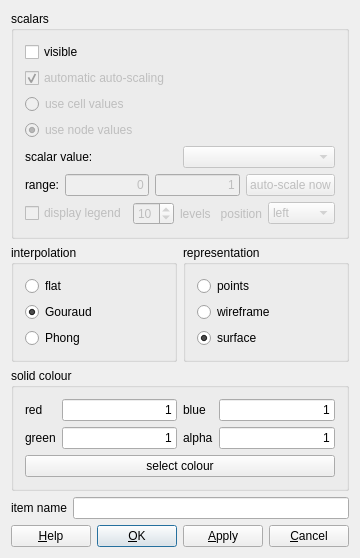
<?xml version="1.0" encoding="UTF-8"?>
<ui version="4.0">
 <class>DisplayConfig</class>
 <widget class="QDialog" name="DisplayConfig">
  <property name="geometry">
   <rect>
    <x>0</x>
    <y>0</y>
    <width>349</width>
    <height>552</height>
   </rect>
  </property>
  <property name="windowTitle">
   <string>configure display</string>
  </property>
  <layout class="QVBoxLayout" name="verticalLayout_4">
   <item>
    <layout class="QVBoxLayout" name="verticalLayout">
     <item>
      <widget class="Q3GroupBox" name="groupBox1">
       <property name="title">
        <string>scalars</string>
       </property>
       <layout class="QVBoxLayout" name="verticalLayout_3">
        <item>
         <widget class="QCheckBox" name="checkBoxScalars">
          <property name="text">
           <string>visible</string>
          </property>
          <property name="checked">
           <bool>false</bool>
          </property>
         </widget>
        </item>
        <item>
         <widget class="QCheckBox" name="checkBoxAutoScale">
          <property name="enabled">
           <bool>false</bool>
          </property>
          <property name="text">
           <string>automatic auto-scaling</string>
          </property>
          <property name="checked">
           <bool>true</bool>
          </property>
         </widget>
        </item>
        <item>
         <widget class="QRadioButton" name="radioButtonCells">
          <property name="enabled">
           <bool>false</bool>
          </property>
          <property name="text">
           <string>use cell values</string>
          </property>
         </widget>
        </item>
        <item>
         <widget class="QRadioButton" name="radioButtonNodes">
          <property name="enabled">
           <bool>false</bool>
          </property>
          <property name="text">
           <string>use node values</string>
          </property>
          <property name="checked">
           <bool>true</bool>
          </property>
         </widget>
        </item>
        <item>
         <layout class="QHBoxLayout" name="horizontalLayout_3">
          <item>
           <widget class="QLabel" name="label">
            <property name="text">
             <string>scalar value:</string>
            </property>
           </widget>
          </item>
          <item>
           <widget class="QComboBox" name="comboBoxScalar">
            <property name="enabled">
             <bool>false</bool>
            </property>
           </widget>
          </item>
         </layout>
        </item>
        <item>
         <layout class="QHBoxLayout" name="horizontalLayout">
          <item>
           <widget class="QLabel" name="textLabel1">
            <property name="text">
             <string>range:</string>
            </property>
            <property name="alignment">
             <set>Qt::AlignRight|Qt::AlignTrailing|Qt::AlignVCenter</set>
            </property>
            <property name="wordWrap">
             <bool>false</bool>
            </property>
           </widget>
          </item>
          <item>
           <widget class="QLineEdit" name="lineEditRangeMin">
            <property name="enabled">
             <bool>false</bool>
            </property>
            <property name="text">
             <string>0</string>
            </property>
            <property name="alignment">
             <set>Qt::AlignRight</set>
            </property>
           </widget>
          </item>
          <item>
           <widget class="QLineEdit" name="lineEditRangeMax">
            <property name="enabled">
             <bool>false</bool>
            </property>
            <property name="text">
             <string>1</string>
            </property>
            <property name="alignment">
             <set>Qt::AlignRight</set>
            </property>
           </widget>
          </item>
          <item>
           <widget class="QPushButton" name="pushButtonAutoScale">
            <property name="enabled">
             <bool>false</bool>
            </property>
            <property name="text">
             <string>auto-scale now</string>
            </property>
           </widget>
          </item>
         </layout>
        </item>
        <item>
         <layout class="QHBoxLayout" name="horizontalLayout_2">
          <item>
           <widget class="QCheckBox" name="checkBoxLegend">
            <property name="enabled">
             <bool>false</bool>
            </property>
            <property name="text">
             <string>display legend</string>
            </property>
            <property name="checked">
             <bool>false</bool>
            </property>
           </widget>
          </item>
          <item>
           <widget class="QSpinBox" name="spinBoxLevels">
            <property name="enabled">
             <bool>false</bool>
            </property>
            <property name="minimum">
             <number>2</number>
            </property>
            <property name="value">
             <number>10</number>
            </property>
           </widget>
          </item>
          <item>
           <widget class="QLabel" name="textLabel1_3">
            <property name="enabled">
             <bool>false</bool>
            </property>
            <property name="text">
             <string>levels</string>
            </property>
            <property name="wordWrap">
             <bool>false</bool>
            </property>
           </widget>
          </item>
          <item>
           <widget class="QLabel" name="textLabel2">
            <property name="enabled">
             <bool>false</bool>
            </property>
            <property name="text">
             <string>position</string>
            </property>
            <property name="alignment">
             <set>Qt::AlignRight|Qt::AlignTrailing|Qt::AlignVCenter</set>
            </property>
            <property name="wordWrap">
             <bool>false</bool>
            </property>
           </widget>
          </item>
          <item>
           <widget class="QComboBox" name="comboBoxPosition">
            <property name="enabled">
             <bool>false</bool>
            </property>
            <item>
             <property name="text">
              <string>left</string>
             </property>
            </item>
            <item>
             <property name="text">
              <string>bottom</string>
             </property>
            </item>
            <item>
             <property name="text">
              <string>right</string>
             </property>
            </item>
            <item>
             <property name="text">
              <string>top</string>
             </property>
            </item>
           </widget>
          </item>
         </layout>
        </item>
       </layout>
      </widget>
     </item>
     <item>
      <layout class="QHBoxLayout" name="horizontalLayout_4">
       <item>
        <widget class="Q3ButtonGroup" name="buttonGroup1">
         <property name="title">
          <string>interpolation</string>
         </property>
         <layout class="QVBoxLayout">
          <item>
           <widget class="QRadioButton" name="radioButtonFlat">
            <property name="text">
             <string>flat</string>
            </property>
           </widget>
          </item>
          <item>
           <widget class="QRadioButton" name="radioButtonGouraud">
            <property name="text">
             <string>Gouraud</string>
            </property>
            <property name="checked">
             <bool>true</bool>
            </property>
           </widget>
          </item>
          <item>
           <widget class="QRadioButton" name="radioButtonPhong">
            <property name="text">
             <string>Phong</string>
            </property>
           </widget>
          </item>
         </layout>
        </widget>
       </item>
       <item>
        <widget class="Q3ButtonGroup" name="buttonGroup1_2">
         <property name="title">
          <string>representation</string>
         </property>
         <layout class="QVBoxLayout">
          <item>
           <widget class="QRadioButton" name="radioButtonRenderPoints">
            <property name="text">
             <string>points</string>
            </property>
           </widget>
          </item>
          <item>
           <widget class="QRadioButton" name="radioButtonRenderWireFrame">
            <property name="text">
             <string>wireframe</string>
            </property>
           </widget>
          </item>
          <item>
           <widget class="QRadioButton" name="radioButtonRenderSurface">
            <property name="text">
             <string>surface</string>
            </property>
            <property name="checked">
             <bool>true</bool>
            </property>
           </widget>
          </item>
         </layout>
        </widget>
       </item>
      </layout>
     </item>
     <item>
      <widget class="Q3GroupBox" name="groupBox2">
       <property name="title">
        <string>solid colour</string>
       </property>
       <layout class="QHBoxLayout" name="horizontalLayout_7">
        <item>
         <layout class="QVBoxLayout" name="verticalLayout_2">
          <item>
           <layout class="QHBoxLayout" name="horizontalLayout_8">
            <item>
             <layout class="QFormLayout" name="formLayout">
              <item row="0" column="1">
               <widget class="QLineEdit" name="lineEditRed">
                <property name="text">
                 <string>1</string>
                </property>
                <property name="alignment">
                 <set>Qt::AlignRight</set>
                </property>
               </widget>
              </item>
              <item row="0" column="0">
               <widget class="QLabel" name="textLabel1_2">
                <property name="text">
                 <string>red</string>
                </property>
                <property name="wordWrap">
                 <bool>false</bool>
                </property>
               </widget>
              </item>
              <item row="1" column="0">
               <widget class="QLabel" name="textLabel1_2_2">
                <property name="text">
                 <string>green</string>
                </property>
                <property name="wordWrap">
                 <bool>false</bool>
                </property>
               </widget>
              </item>
              <item row="1" column="1">
               <widget class="QLineEdit" name="lineEditGreen">
                <property name="text">
                 <string>1</string>
                </property>
                <property name="alignment">
                 <set>Qt::AlignRight</set>
                </property>
               </widget>
              </item>
             </layout>
            </item>
            <item>
             <layout class="QFormLayout" name="formLayout_2">
              <item row="0" column="0">
               <widget class="QLabel" name="textLabel1_2_3">
                <property name="text">
                 <string>blue</string>
                </property>
                <property name="wordWrap">
                 <bool>false</bool>
                </property>
               </widget>
              </item>
              <item row="1" column="0">
               <widget class="QLabel" name="textLabel1_2_3_2">
                <property name="text">
                 <string>alpha</string>
                </property>
                <property name="wordWrap">
                 <bool>false</bool>
                </property>
               </widget>
              </item>
              <item row="1" column="1">
               <widget class="QLineEdit" name="lineEditAlpha">
                <property name="text">
                 <string>1</string>
                </property>
                <property name="alignment">
                 <set>Qt::AlignRight</set>
                </property>
               </widget>
              </item>
              <item row="0" column="1">
               <widget class="QLineEdit" name="lineEditBlue">
                <property name="text">
                 <string>1</string>
                </property>
                <property name="alignment">
                 <set>Qt::AlignRight</set>
                </property>
               </widget>
              </item>
             </layout>
            </item>
           </layout>
          </item>
          <item>
           <widget class="QPushButton" name="pushButtonColour">
            <property name="text">
             <string>select colour</string>
            </property>
           </widget>
          </item>
         </layout>
        </item>
       </layout>
      </widget>
     </item>
     <item>
      <layout class="QHBoxLayout" name="horizontalLayout_5">
       <item>
        <widget class="QLabel" name="textLabel2_2">
         <property name="text">
          <string>item name</string>
         </property>
         <property name="wordWrap">
          <bool>false</bool>
         </property>
        </widget>
       </item>
       <item>
        <widget class="QLineEdit" name="lineEditName"/>
       </item>
      </layout>
     </item>
    </layout>
   </item>
   <item>
    <spacer name="verticalSpacer">
     <property name="orientation">
      <enum>Qt::Vertical</enum>
     </property>
     <property name="sizeHint" stdset="0">
      <size>
       <width>20</width>
       <height>40</height>
      </size>
     </property>
    </spacer>
   </item>
   <item>
    <layout class="QHBoxLayout" name="horizontalLayout_6">
     <item>
      <widget class="QPushButton" name="pushButtonHelp">
       <property name="text">
        <string>&amp;Help</string>
       </property>
       <property name="shortcut">
        <string>F1</string>
       </property>
       <property name="autoDefault">
        <bool>true</bool>
       </property>
      </widget>
     </item>
     <item>
      <spacer name="Horizontal Spacing2">
       <property name="orientation">
        <enum>Qt::Horizontal</enum>
       </property>
       <property name="sizeType">
        <enum>QSizePolicy::Expanding</enum>
       </property>
       <property name="sizeHint" stdset="0">
        <size>
         <width>90</width>
         <height>20</height>
        </size>
       </property>
      </spacer>
     </item>
     <item>
      <widget class="QPushButton" name="pushButtonOk">
       <property name="text">
        <string>&amp;OK</string>
       </property>
       <property name="shortcut">
        <string/>
       </property>
       <property name="autoDefault">
        <bool>true</bool>
       </property>
       <property name="default">
        <bool>true</bool>
       </property>
      </widget>
     </item>
     <item>
      <widget class="QPushButton" name="pushButtonApply">
       <property name="text">
        <string>&amp;Apply</string>
       </property>
       <property name="shortcut">
        <string>Alt+A</string>
       </property>
      </widget>
     </item>
     <item>
      <widget class="QPushButton" name="pushButtonCancel">
       <property name="text">
        <string>&amp;Cancel</string>
       </property>
       <property name="shortcut">
        <string/>
       </property>
       <property name="autoDefault">
        <bool>true</bool>
       </property>
      </widget>
     </item>
    </layout>
   </item>
  </layout>
 </widget>
 <layoutdefault spacing="6" margin="11"/>
 <pixmapfunction>qPixmapFromMimeSource</pixmapfunction>
 <customwidgets>
  <customwidget>
   <class>Q3GroupBox</class>
   <extends>QGroupBox</extends>
   <header>Qt3Support/Q3GroupBox</header>
   <container>1</container>
  </customwidget>
  <customwidget>
   <class>Q3ButtonGroup</class>
   <extends>Q3GroupBox</extends>
   <header>Qt3Support/Q3ButtonGroup</header>
   <container>1</container>
  </customwidget>
 </customwidgets>
 <tabstops>
  <tabstop>checkBoxScalars</tabstop>
  <tabstop>checkBoxAutoScale</tabstop>
  <tabstop>radioButtonCells</tabstop>
  <tabstop>radioButtonNodes</tabstop>
  <tabstop>comboBoxScalar</tabstop>
  <tabstop>lineEditRangeMin</tabstop>
  <tabstop>lineEditRangeMax</tabstop>
  <tabstop>pushButtonAutoScale</tabstop>
  <tabstop>checkBoxLegend</tabstop>
  <tabstop>spinBoxLevels</tabstop>
  <tabstop>comboBoxPosition</tabstop>
  <tabstop>radioButtonFlat</tabstop>
  <tabstop>radioButtonGouraud</tabstop>
  <tabstop>radioButtonPhong</tabstop>
  <tabstop>radioButtonRenderPoints</tabstop>
  <tabstop>radioButtonRenderWireFrame</tabstop>
  <tabstop>radioButtonRenderSurface</tabstop>
  <tabstop>lineEditRed</tabstop>
  <tabstop>lineEditGreen</tabstop>
  <tabstop>lineEditBlue</tabstop>
  <tabstop>lineEditAlpha</tabstop>
  <tabstop>pushButtonColour</tabstop>
  <tabstop>lineEditName</tabstop>
  <tabstop>pushButtonOk</tabstop>
  <tabstop>pushButtonApply</tabstop>
  <tabstop>pushButtonCancel</tabstop>
  <tabstop>pushButtonHelp</tabstop>
 </tabstops>
 <resources/>
 <connections>
  <connection>
   <sender>pushButtonOk</sender>
   <signal>clicked()</signal>
   <receiver>DisplayConfig</receiver>
   <slot>accept()</slot>
   <hints>
    <hint type="sourcelabel">
     <x>20</x>
     <y>20</y>
    </hint>
    <hint type="destinationlabel">
     <x>20</x>
     <y>20</y>
    </hint>
   </hints>
  </connection>
  <connection>
   <sender>pushButtonCancel</sender>
   <signal>clicked()</signal>
   <receiver>DisplayConfig</receiver>
   <slot>reject()</slot>
   <hints>
    <hint type="sourcelabel">
     <x>20</x>
     <y>20</y>
    </hint>
    <hint type="destinationlabel">
     <x>20</x>
     <y>20</y>
    </hint>
   </hints>
  </connection>
  <connection>
   <sender>checkBoxLegend</sender>
   <signal>toggled(bool)</signal>
   <receiver>spinBoxLevels</receiver>
   <slot>setEnabled(bool)</slot>
   <hints>
    <hint type="sourcelabel">
     <x>20</x>
     <y>20</y>
    </hint>
    <hint type="destinationlabel">
     <x>20</x>
     <y>20</y>
    </hint>
   </hints>
  </connection>
  <connection>
   <sender>checkBoxLegend</sender>
   <signal>toggled(bool)</signal>
   <receiver>textLabel1_3</receiver>
   <slot>setEnabled(bool)</slot>
   <hints>
    <hint type="sourcelabel">
     <x>20</x>
     <y>20</y>
    </hint>
    <hint type="destinationlabel">
     <x>20</x>
     <y>20</y>
    </hint>
   </hints>
  </connection>
  <connection>
   <sender>checkBoxLegend</sender>
   <signal>toggled(bool)</signal>
   <receiver>textLabel2</receiver>
   <slot>setEnabled(bool)</slot>
   <hints>
    <hint type="sourcelabel">
     <x>20</x>
     <y>20</y>
    </hint>
    <hint type="destinationlabel">
     <x>20</x>
     <y>20</y>
    </hint>
   </hints>
  </connection>
  <connection>
   <sender>checkBoxLegend</sender>
   <signal>toggled(bool)</signal>
   <receiver>comboBoxPosition</receiver>
   <slot>setEnabled(bool)</slot>
   <hints>
    <hint type="sourcelabel">
     <x>20</x>
     <y>20</y>
    </hint>
    <hint type="destinationlabel">
     <x>20</x>
     <y>20</y>
    </hint>
   </hints>
  </connection>
 </connections>
</ui>
